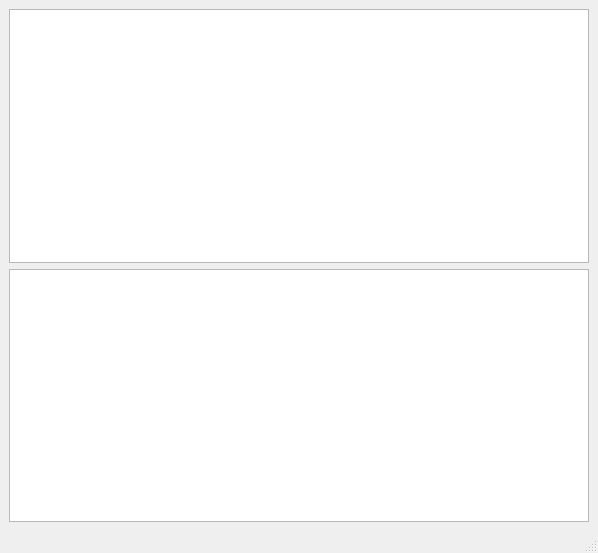
<?xml version="1.0" encoding="UTF-8"?>
<ui version="4.0">
 <class>MainWindow</class>
 <widget class="QMainWindow" name="MainWindow">
  <property name="geometry">
   <rect>
    <x>0</x>
    <y>0</y>
    <width>598</width>
    <height>553</height>
   </rect>
  </property>
  <property name="windowTitle">
   <string>MainWindow</string>
  </property>
  <widget class="QWidget" name="centralwidget">
   <layout class="QVBoxLayout" name="verticalLayout">
    <item>
     <widget class="QListView" name="listView">
      <property name="font">
       <font>
        <pointsize>12</pointsize>
       </font>
      </property>
      <property name="tabletTracking">
       <bool>true</bool>
      </property>
      <property name="autoFillBackground">
       <bool>true</bool>
      </property>
      <property name="layoutMode">
       <enum>QListView::SinglePass</enum>
      </property>
     </widget>
    </item>
    <item>
     <widget class="QTableView" name="tableView">
      <property name="font">
       <font>
        <pointsize>10</pointsize>
       </font>
      </property>
      <property name="autoFillBackground">
       <bool>true</bool>
      </property>
      <property name="styleSheet">
       <string notr="true">QHeaderView::section
{
 	background-color: rgb(63, 63, 63);
	color: rgb(255, 255, 255);
}</string>
      </property>
      <property name="lineWidth">
       <number>2</number>
      </property>
     </widget>
    </item>
   </layout>
  </widget>
  <widget class="QMenuBar" name="menubar">
   <property name="geometry">
    <rect>
     <x>0</x>
     <y>0</y>
     <width>598</width>
     <height>21</height>
    </rect>
   </property>
  </widget>
  <widget class="QStatusBar" name="statusbar"/>
 </widget>
 <resources/>
 <connections/>
</ui>
